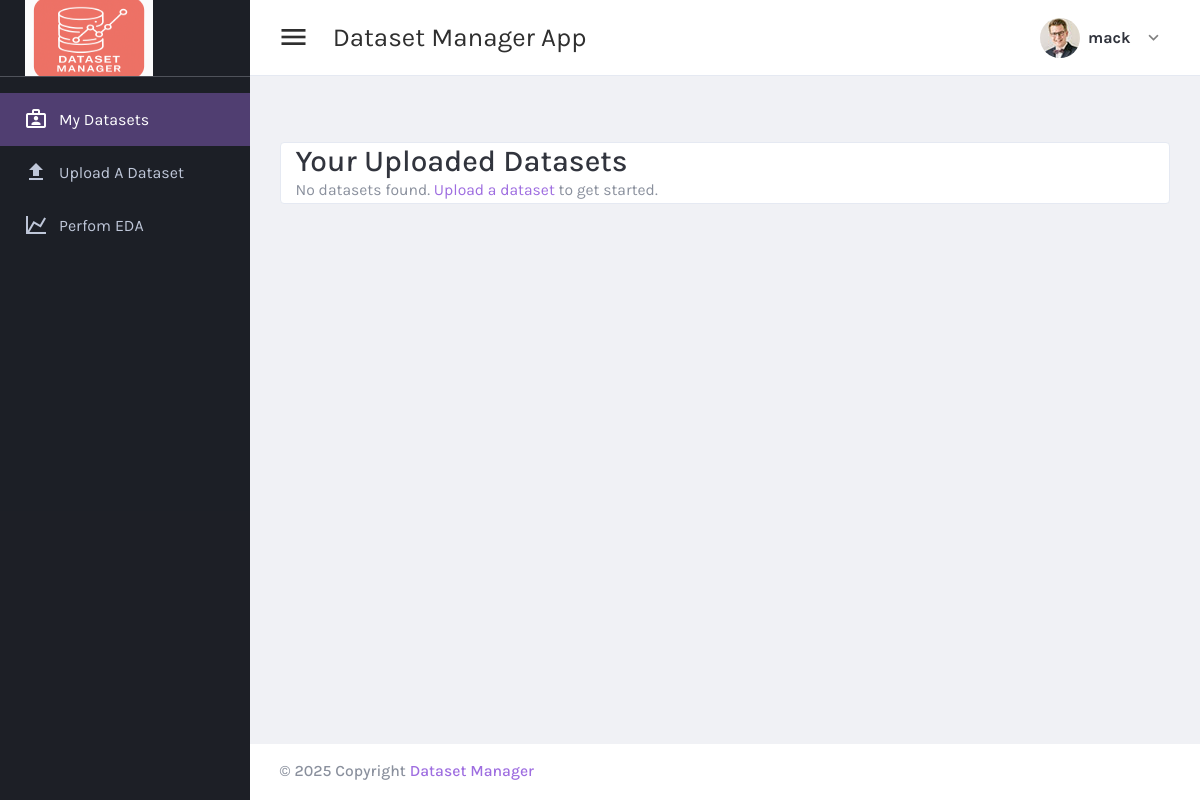
Page /data/dashboard (signed in) on the earlier database version.
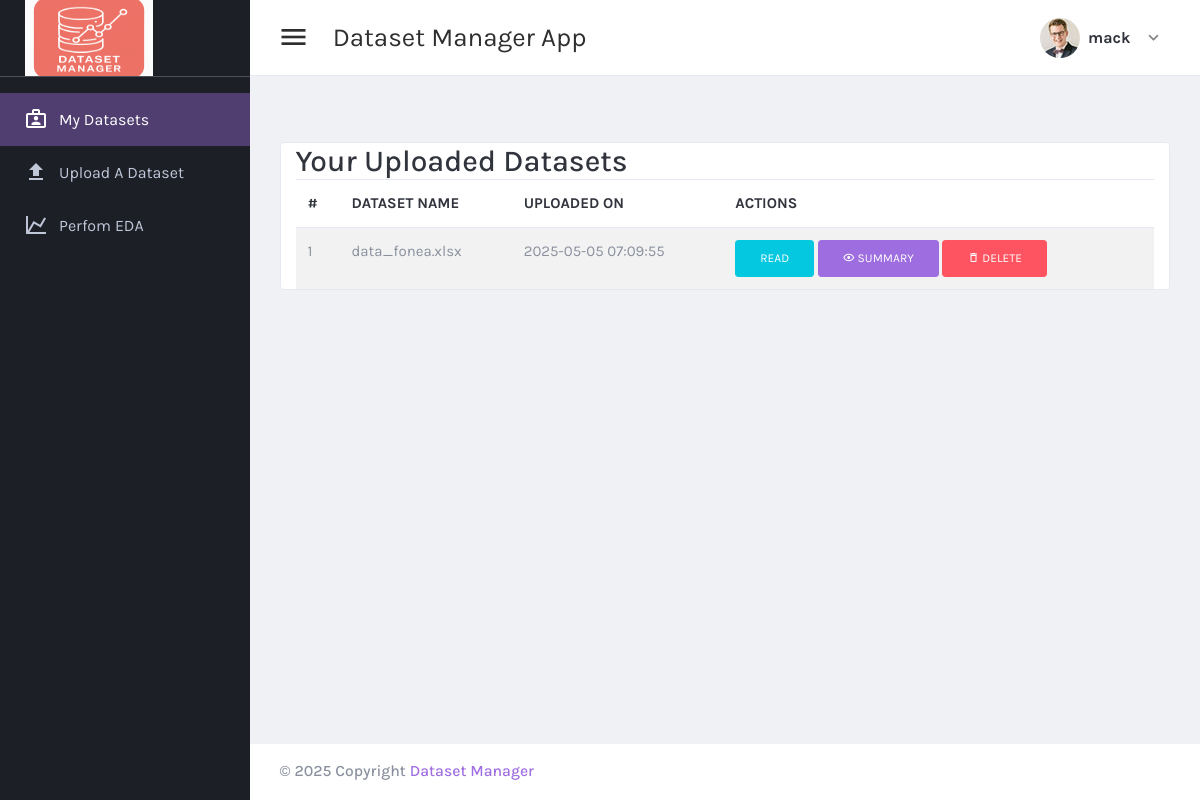
Same page on the later database version.
### app/models.py (models this page shows)
class User(UserMixin, db.Model):
    id = db.Column(db.Integer, primary_key=True)
    username = db.Column(db.String(150), unique=True, nullable=False)
    password = db.Column(db.String(150), nullable=False)
    role = db.Column(db.String(50), nullable=False, default='data-scientist')

class Dataset(db.Model):
    id = db.Column(db.Integer, primary_key=True)
    name = db.Column(db.String(150), nullable=False)
    path = db.Column(db.String(200), nullable=False)
    user_id = db.Column(db.Integer, db.ForeignKey('user.id'), nullable=False)
    upload_time = db.Column(db.DateTime, default=db.func.now())  # Add this field
    user = db.relationship('User', backref=db.backref('datasets', lazy=True))

### app/routes/data.py (the view)
@data_bp.route('/dashboard')
@login_required
@role_required('data-scientist')
def dashboard():
    datasets = Dataset.query.filter_by(user_id=current_user.id).all()
    return render_template('data/index.html', datasets=datasets, user=current_user)

### app/utils.py (called while the page is built)
def role_required(role):
    def decorator(func):
        @wraps(func)
        def wrapper(*args, **kwargs):
            if not current_user.is_authenticated:
                flash("You need to log in to access this page.", "warning")
                return redirect(url_for('auth.login'))
            if current_user.role != role:
                flash("You do not have permission to access this page.", "danger")
                return redirect(url_for("auth.login"))
            return func(*args, **kwargs)
        return wrapper
    return decorator

### app/templates/data/index.html (shortened to what this page needs)
<!DOCTYPE html>
<html lang="en" dir="ltr">
  <head>
    <link href="{{ url_for('static', filename='plugins/material/css/materialdesignicons.min.css') }}" rel="stylesheet" />
    <link href="{{ url_for('static', filename='plugins/simplebar/simplebar.css') }}" rel="stylesheet" />
    <link href="{{ url_for('static', filename='plugins/nprogress/nprogress.css') }}" rel="stylesheet" />
    <link href="{{ url_for('static', filename='plugins/DataTables/DataTables-1.10.18/css/jquery.dataTables.min.css') }}" rel="stylesheet" />
    <link href="{{ url_for('static', filename='plugins/jvectormap/jquery-jvectormap-2.0.3.css') }}" rel="stylesheet" />
    <link href="{{ url_for('static', filename='plugins/daterangepicker/daterangepicker.css') }}" rel="stylesheet" />
    <link href="https://cdn.quilljs.com/1.3.6/quill.snow.css" rel="stylesheet">
    <link href="{{ url_for('static', filename='plugins/toaster/toastr.min.css') }}" rel="stylesheet" />
    <link id="main-css-href" rel="stylesheet" href="{{ url_for('static', filename='css/style.css') }}" />
  </head>
  <body class="navbar-fixed sidebar-fixed" id="body">
    <div class="wrapper">
      {% include 'data/aside.html' %}
      <div class="page-wrapper">
        {% include 'data/header.html'  %}
        <div class="content-wrapper">
          <div class="content">
            <div class="container mt-5 card card-default card-mini">
                <h2>Your Uploaded Datasets</h2>
                {% if datasets %}
                <table class="table table-striped">
                    <thead>
                        <tr>
                            <th>#</th>
                            <th>Dataset Name</th>
                            <th>Uploaded On</th>
                            <th>Actions</th>
                        </tr>
                    </thead>
                    <tbody>
                        {% for dataset in datasets %}
                        <tr>
                            <td>{{ loop.index }}</td>
                            <td>{{ dataset.name }}</td>
                            <td>{{ dataset.upload_time }}</td>
                            <td>
                                <a href="{{ url_for('data.view_dataset', dataset_id=dataset.id) }}"  class="btn btn-info btn-sm" > Read</a>
                                <a href="{{ url_for('data.dataset_info', dataset_id=dataset.id) }}" class="btn btn-primary btn-sm"> <i class="mdi mdi-eye-outline"></i>
                                     Summary
                                </a>
                                <form action="{{ url_for('data.delete_dataset', dataset_id=dataset.id) }}" method="POST" style="display:inline;">
                                    <button type="submit" class="btn btn-danger  btn-sm" onclick="return confirm('Are you sure you want to delete this dataset?')">
                                        <i class="mdi mdi-delete-outline"></i>  Delete
                                    </button>
                                </form>
                            </td>
                        </tr>
                        {% endfor %}
                    </tbody>
                </table>
                {% else %}
                <p>No datasets found. <a href="{{ url_for('data.upload') }}">Upload a dataset</a> to get started.</p>
                {% endif %}
            </div>
          </div>
        </div>
        {% include 'data/footer.html' %}
      </div>
    </div>
  </body>
</html>

### app/templates/data/aside.html
<aside class="left-sidebar sidebar-dark" id="left-sidebar">
    <div id="sidebar" class="sidebar sidebar-with-footer">
      <div class="app-brand">
        <a href="{{ url_for('data.dashboard') }}">
          <img src="{{ url_for('static', filename='images/logo.png') }}"  width="250" height="100" alt="Mono">
        </a>
      </div>
      <div class="sidebar-left" data-simplebar style="height: 100%;">
        <ul class="nav sidebar-inner" id="sidebar-menu">
            <li class="active">
              <a class="sidenav-item-link" href="{{ url_for('data.dashboard') }}">
                <i class="mdi mdi-briefcase-account-outline"></i>
                <span class="nav-text">My Datasets</span>
              </a>
            </li>
            <li>
              <a class="sidenav-item-link" href="{{ url_for('data.upload') }}">
                <i class="mdi mdi-upload"></i>
                <span class="nav-text">Upload a Dataset</span>
              </a>
            </li>
            <li>
                <a class="sidenav-item-link" href="{{ url_for('data.dashboard') }}">
                  <i class="mdi mdi-chart-line"></i>
                  <span class="nav-text">Perfom EDA</span>
                </a>
              </li>
        </ul>
      </div>
    </div>
  </aside>

### app/templates/data/header.html (shortened to what this page needs)
<header class="main-header" id="header">
    <nav class="navbar navbar-expand-lg navbar-light" id="navbar">
      <button id="sidebar-toggler" class="sidebar-toggle">
      </button>
      <span class="page-title">Dataset Manager App</span>
      <div class="navbar-right">
        <ul class="nav navbar-nav">
          <li class="dropdown user-menu">
            <button class="dropdown-toggle nav-link" data-toggle="dropdown">
              <img src="{{ url_for('static', filename='images/user/user-xs-01.jpg') }}" class="user-image rounded-circle" alt="User Image" />
              <span class="d-none d-lg-inline-block">{{ user.username if user.is_authenticated else 'Guest' }}</span>
            </button>
          </li>
        </ul>
      </div>
    </nav>
</header>

### app/templates/data/footer.html (shortened to what this page needs)
<footer class="footer mt-auto">
    <div class="copyright bg-white">
      <p>
        &copy; <span id="copy-year"></span> Copyright  <a class="text-primary" href="#" target="_blank" >Dataset Manager</a>
      </p>
    </div>
  </footer>

Differences in the rows shown:
added Dataset: name "data_fonea.xlsx", upload_time "2025-05-05 07:09:55"
Other differences:
text no longer shown: "No datasets found. Upload a dataset to get started."
text now shown: "# DATASET NAME UPLOADED ON ACTIONS"
